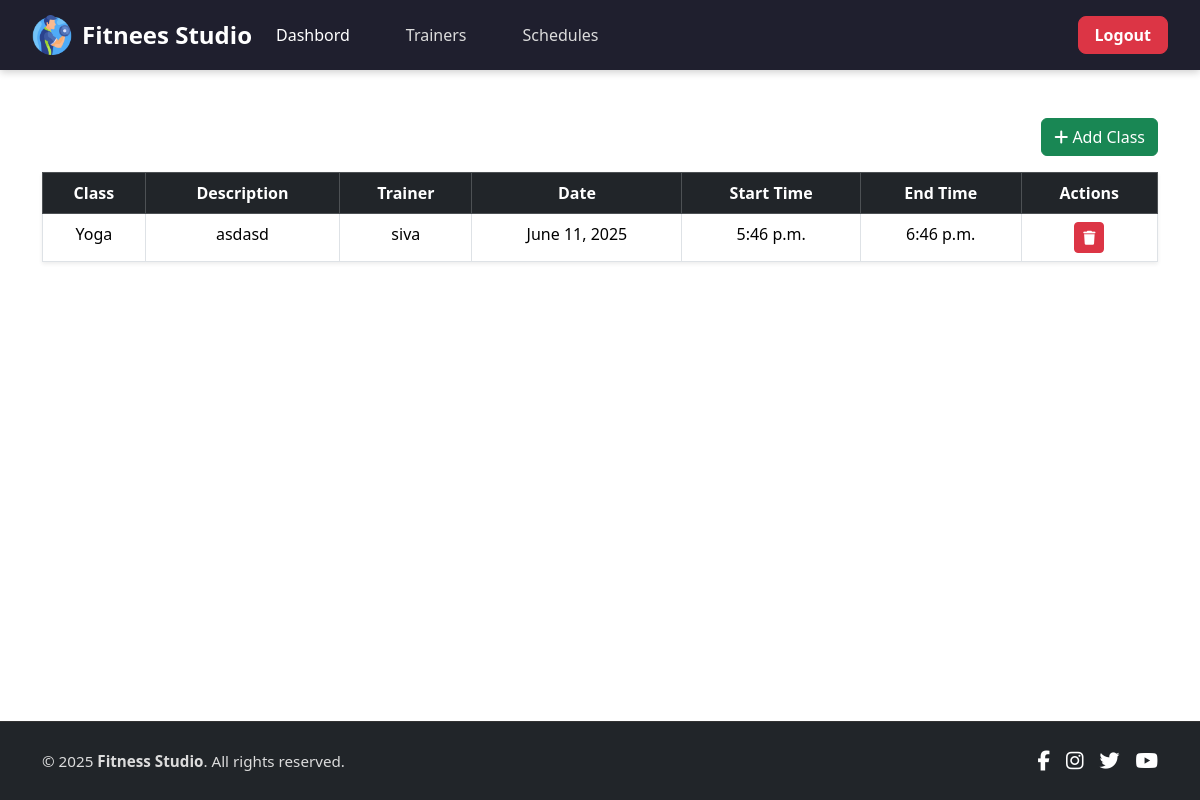
Screenshot of /Fitnees-Studio/admin/Classes/ (signed in) with the database file from the repository.
### Fitnees_Admin/models.py (models this page shows, shortened)
class Classes(models.Model):
    CATEGORY_CHOICES = [
        ('Strength', 'Strength'),
        ('Yoga', 'Yoga'),
        ('HIIT', 'HIIT'),
        ('Cardio', 'Cardio'),
    ]
    C_id = models.AutoField(primary_key=True)
    C_name = models.CharField(max_length=50,choices=CATEGORY_CHOICES,default='Cardio')
    C_description = models.TextField()
    C_trainer = models.ForeignKey(Trainer, on_delete=models.CASCADE,default=True,null=False)
    C_date = models.DateField()
    C_start_time = models.TimeField()
    C_end_time = models.TimeField()

class Trainer(models.Model):
    T_id = models.AutoField(primary_key=True)
    T_name = models.CharField(max_length=50)
    T_email = models.EmailField()
    T_phone = models.CharField(max_length=10)

### Fitnees_Admin/views.py (the view, shortened to what this page needs)
# urls.py: path("Classes/", views.classes, name="Classes"),
@login_required(login_url='admin_login')
def classes(request):
    classes = Classes.objects.all().order_by('-C_id')
    trainers = Trainer.objects.all()
    category_choices = Classes.CATEGORY_CHOICES
    current_date_iso = date.today().isoformat()
    return render(request, "admin_panel/classes.html", {
        'classes': classes,
        'trainers': trainers,
        'category_choices': category_choices,
        'current_date_iso': current_date_iso
    })

### templates/admin_panel/classes.html (shortened to what this page needs)
{% extends "admin_panel/base.html" %}
{% block content %}
<div class="container mt-5">
    <div class="d-flex justify-content-end mb-3">
        <button type="button" class="btn btn-success" data-bs-toggle="modal" data-bs-target="#classModal">
            <i class="fa-solid fa-plus"></i> Add Class
        </button>
    </div>
    <div class="table-responsive">
        <table class="table table-bordered table-hover bg-white shadow-sm text-center">
            <thead class="table-dark">
                <tr>
                    <th>Class</th>
                    <th>Description</th>
                    <th>Trainer</th>
                    <th>Date</th>
                    <th>Start Time</th>
                    <th>End Time</th>
                    <th>Actions</th>
                </tr>
            </thead>
            <tbody>
                {% for cls in classes %}
                <tr>
                    <td>{{ cls.C_name }}</td>
                    <td class="description-cell">{{ cls.C_description }}</td>
                    <td>{{ cls.C_trainer.T_name }}</td>
                    <td>{{ cls.C_date }}</td>
                    <td>{{ cls.C_start_time }}</td>
                    <td>{{ cls.C_end_time }}</td>
                    <td>
                        <button class="btn btn-danger btn-sm delete-class-btn" data-url="{% url 'classes_Delete' cls.C_id %}"><i class="fa-solid fa-trash"></i></button>
                    </td>
                </tr>
                {% empty %}
                <tr>
                    <td colspan="9" class="text-center">No classes available</td>
                </tr>
                {% endfor %}
            </tbody>
        </table>
    </div>
</div>
{% endblock %}

### static/css/admin_css/style.css (style rules this page uses)
* { margin: 0; padding: 0; box-sizing: border-box; }
.table-responsive { overflow-x: unset !important; }
td.description-cell { white-space: normal !important; word-wrap: break-word; max-width: 300px; }

### rows the page displays
Classes: C_name "Yoga", C_description "asdasd", C_trainer.T_name "siva", C_date "June 11, 2025", C_start_time "5:46 p.m.", C_end_time "6:46 p.m."
